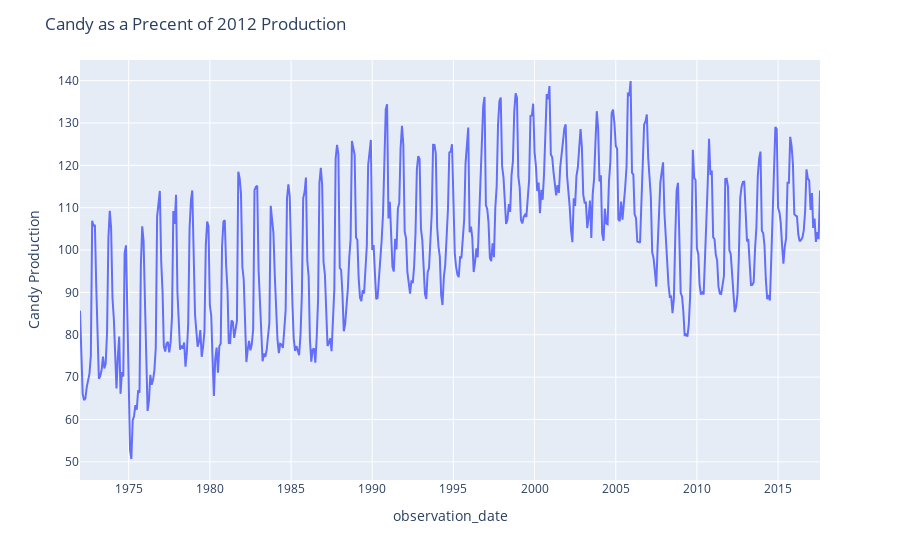

The notebook cell this image was saved under:
### Code cell
##fig = px.line(currency_df, 
             # x='Date',
             # y='High',
              #color='Currency')
#fig.update_layout()
#fig.update_layout(title='Cryptocurrency High Prices 2018 - 2023', 
                 # yaxis_title='Prince in USD')
##fig.show()
candy_df = pd.read_csv('assets/candy_production.csv')
candy_df.head()

candy_df = px.line(candy_df,
                   x='observation_date',
                   y='IPG3113N')

candy_df.update_layout(title='Candy as a Precent of 2012 Production', 
                 yaxis_title='Candy Production')
candy_df.show()

### Figure 1 — Plotly figure (JSON) as saved in the notebook; plotly's stock layout.template omitted (floating-point values rounded to 4 significant figures; data arrays with more than 128 entries replaced by an {"elided": "..."} marker saying what was removed)
{"data": [{"hovertemplate": "observation_date=%{x}<br>IPG3113N=%{y}<extra></extra>", "legendgroup": "", "line": {"color": "#636efa", "dash": "solid"}, "marker": {"symbol": "circle"}, "mode": "lines", "name": "", "orientation": "v", "showlegend": false, "type": "scatter", "x": {"elided": "548 str values"}, "xaxis": "x", "y": {"elided": "548 float values"}, "yaxis": "y"}], "layout": {"legend": {"tracegroupgap": 0}, "margin": {"t": 60}, "title": {"text": "Candy as a Precent of 2012 Production"}, "xaxis": {"anchor": "y", "domain": [0, 1], "title": {"text": "observation_date"}}, "yaxis": {"anchor": "x", "domain": [0, 1], "title": {"text": "Candy Production"}}}}
